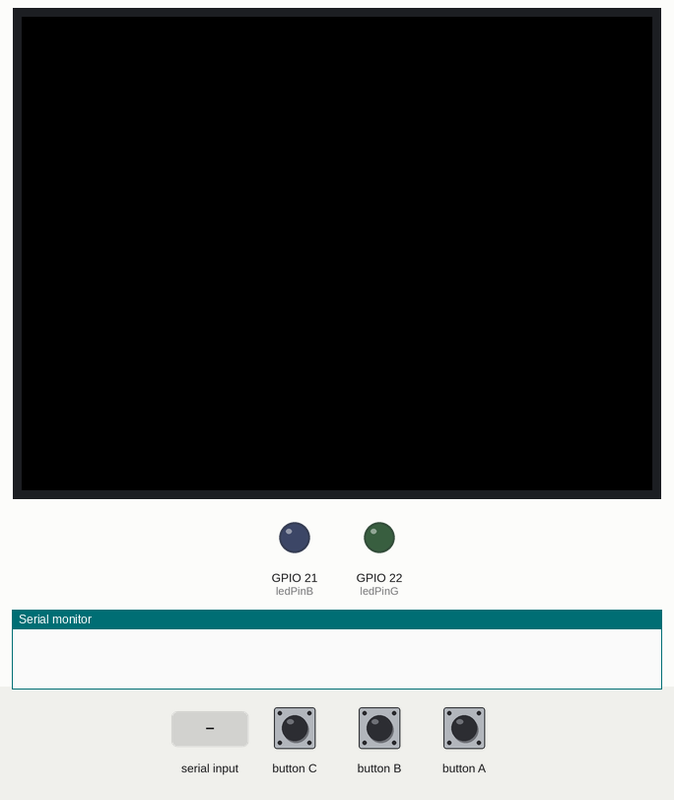
Simulated run of this sketch. Board: ESP32. Shown: 320×240 colour display, output pins drawn as LEDs (lit = HIGH), the last lines printed to the serial monitor. Dashed ring = blinking. The test bench sets the inputs (shaded band).

Above: at 1.3 s.
1.4 s: "2\n" received over Serial
At 1.8 s:
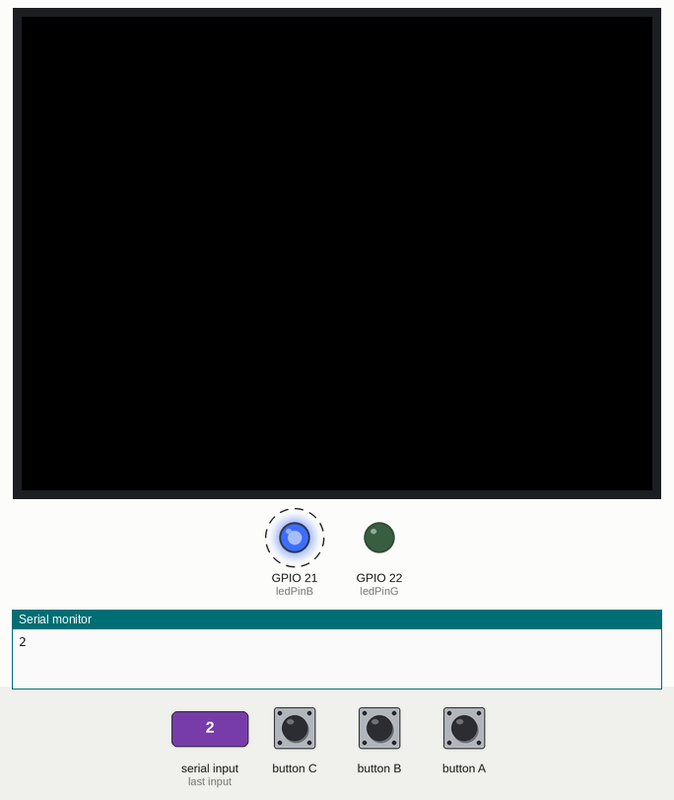
4.4 s: "1\n" received over Serial
At 6.6 s:
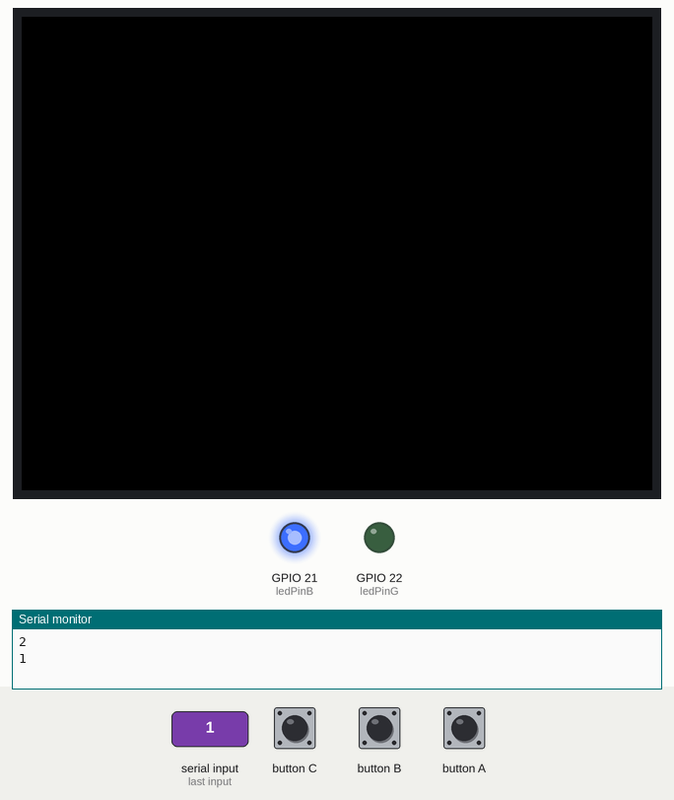
6.9 s: "0\n" received over Serial
At 7.8 s:
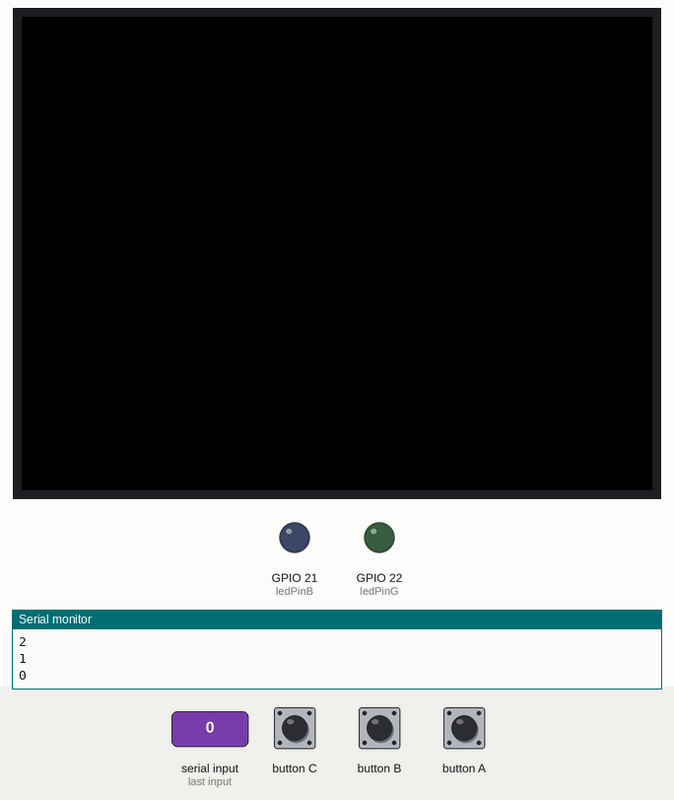
Timing chart, 0 to 9.9 s (numbered marks = the images above; inputs shaded):
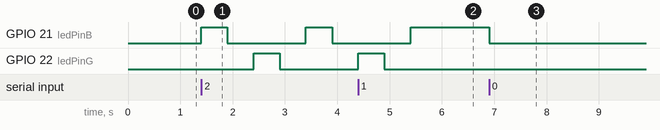

Measured:
- after the input at 1.4 s, GPIO 21 (ledPinB): alternates HIGH for 0.50 s and LOW for 1.5 s, starting at once; GPIO 22 (ledPinG): LOW → HIGH after 1.0 s, → LOW 0.50 s later
- after the input at 4.4 s, GPIO 21 (ledPinB): LOW → HIGH after 1.0 s
- after the input at 6.9 s, GPIO 21 (ledPinB): HIGH → LOW at once

The sketch:

EXAM_Q_2.ino
```cpp
#include <M5Unified.h>

int ledPinB = 21;
int ledPinG = 22;
int ledStateB = LOW;
int ledStateG = LOW;

void setLedB(int state) {
  ledStateB = state;
  digitalWrite(ledPinB, ledStateB);
}

void setLedG(int state) {
  ledStateG = state;
  digitalWrite(ledPinG, ledStateG);
}

void blinkTwo(int state) {
  setLedB(LOW);
  setLedG(LOW);
  for (int i = 0; i < 2; i++) {
    setLedB(HIGH);
    delay(500);
    setLedB(LOW);
    delay(500);
    setLedG(HIGH);
    delay(500);
    setLedG(LOW);
    delay(500);
  }
  setLedB(state);
  setLedG(LOW);
}

void blinkOne() {
  setLedB(LOW);
  setLedG(HIGH);
  delay(500);
  setLedB(LOW);
  setLedG(LOW);
}

void setup() {
  M5.begin();
  Serial.begin(115200);
  pinMode(ledPinB, OUTPUT);
  pinMode(ledPinG, OUTPUT);
  setLedB(LOW);
  setLedG(LOW);
}

void loop() {
  M5.update();

  if (Serial.available() > 0) {
    int key = Serial.read();
    Serial.write(key);
    switch (key) {
      case '0':
        setLedB(LOW);
        setLedG(LOW);
        break;


      case '1':
        setLedB(!ledStateB);
        break;


      case '2':
        blinkTwo(ledStateB);
        break;

      case '\n':
      case '\r':
        break;

      default:
        blinkOne();
        break;
    }
  }
}
```
